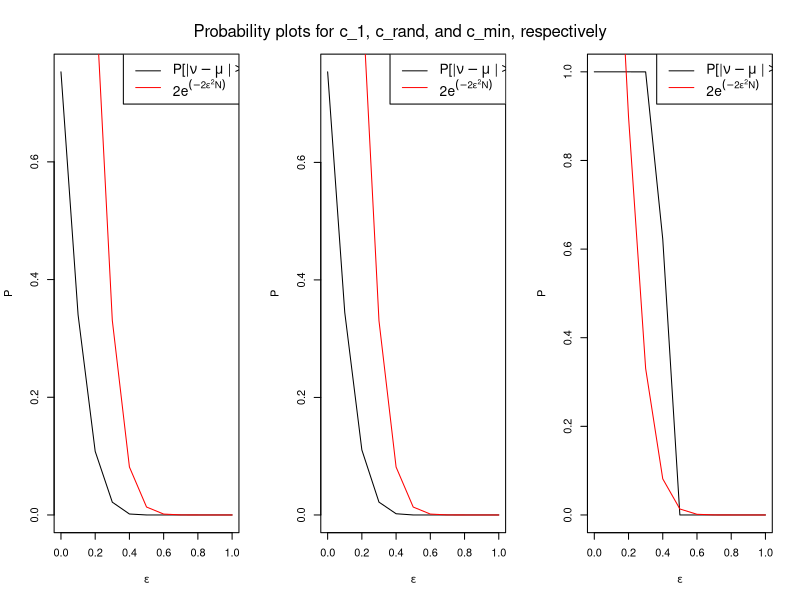

Here is the R script that generated this plot:
# Hoeffding's inequality provides an upper bound on the probability of the empirical mean, v, of a sample 
# of N independent random variables deviating from its expected value, m, by more than some amount, eps.  
# In the case of Bernoulli random variables, it can be mathematically stated as follows:
# 
# P[|v - m| > eps] <= 2e^(-2(eps^2)N)
# 
# A larger sample size, N, tightens the bound whereas a stricter restriction, eps, loosens it.
#
# This simulation illustrates Hoeffding's bound by sampling from the distribution of the fraction of heads observed
# vs tails (v) when tossing a fair coin.  1000 samples are produced by flipping 1000 coins a designated number of times.
# Focus is placed on three of these coins; the first coin flipped (c_1), a randomly chosen coin (c_rand), and the coin
# with the minimum frequency of heads (c_min).  Distributions of v for each of these coins are generated by repeating 
# the experiment a designated number of times.  Both sides of Hoeffding's inequality are then evaluated across various 
# values of epsilon and plotted for each of the three distributions.  As expected, Hoeffding's bound holds for 
# v_1 and v_rand as their values represent a random sampling.  Hoeffding's bound does not hold for v_min as its 
# distribution was generated by deliberately choosing a particular coin during each trial.


## Simulation for flipping 1000 virtual fair coins a designated number of times
## Focuses on three coins; the first coin flipped, a randomly chosen coin, and the coin with the minimum frequency of heads
## Returns a list containing generated distributions of the fraction of heads obtained for the three respective coins
simulate.flips <- function(numTrials = 100000, numFlips = 10) {
  v1 <- numeric(0)
  vrand <- numeric(0)
  vmin <- numeric(0)
  for (i in 1:numTrials) {
    res <- rbinom(n = 1000, size = numFlips, prob = 0.5)
    v1[i] <- res[1]/numFlips
    vrand[i] <- sample(res, 1)/numFlips
    vmin[i] <- min(res)/numFlips
  }
  list(v1 = v1, vrand = vrand, vmin = vmin)
}

## Evaluates the left-hand side of the Hoeffding inequality for a given distribution of the fraction of heads obtained
## during a series of coin tosses and a specified epsilon
hoeffding.lhs <- function(distribution, epsilon) {
  sum(abs(distribution - .5) > epsilon)/length(distribution)
}

## Evaluates the right-hand side of the Hoeffding inequality for a given sample size and epsilon
hoeffding.rhs <- function(N = 10, epsilon) {
  2*exp(-2*(epsilon^2)*N)
}

## Arguments: numTrials - Number of trials to pass to simulate.flips, numFlips - number of flips per trial, epsilon - vector of epsilon values on which to evaluate Hoeffding's inequality
## Return: List containing the means of the generated distributions of the fraction of heads obtained for the three respective coins
## Plots the left-hand side of the Hoeffding inequality against the right-hand side for the generated distributions of each of the three coins using the provided epsilon values
plot.hoeffding <- function(numTrials = 100000, numFlips = 10, epsilon = seq(0, 1, .1)) {
  simulation <- simulate.flips(numTrials, numFlips)
  probs <- lapply(simulation, function(x) sapply(epsilon, hoeffding.lhs, distribution = x))  # create a list of vectors of the values of the left-hand side of Hoeffding's inequality when evaluated for the distributions of each of the three coins across all of the provided epsilon values 
  layout(matrix(c(1, 2, 3), 1, 3))
  lapply(probs, function(x) {
    plot(epsilon, x, type = 'l', xlab = expression(epsilon), ylab = expression(P))
    lines(epsilon, hoeffding.rhs(numFlips, epsilon), col = 'red')
    legend('topright', c(expression("P[|" * nu - mu ~"|" > epsilon ~ "]"), expression(2*e^(-2*epsilon^2*N))), col = c('black', 'red'), lty = c(1,1), cex = 1.25, text.width = 0.35)
  })
  
  mtext("Probability plots for c_1, c_rand, and c_min, respectively", side = 3, line = -3, outer = TRUE)
  
  lapply(simulation, mean) # return v (in sample mean) for each of the coins
}

plot.hoeffding()  #Problems 1 & 2

